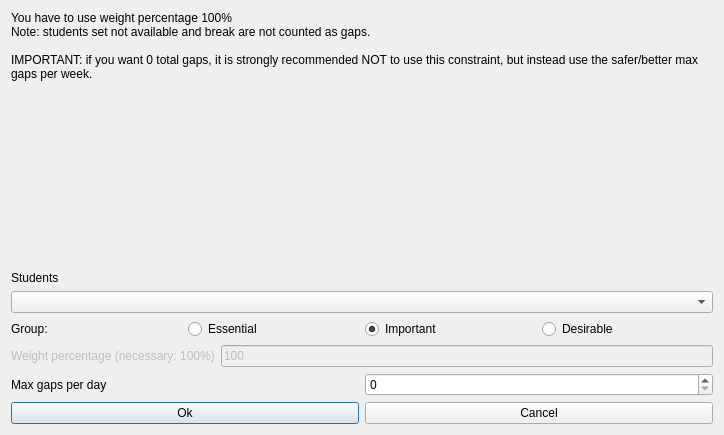
<?xml version="1.0" encoding="UTF-8"?>
<ui version="4.0">
 <class>ModifyConstraintStudentsSetMaxGapsPerDayForm_template</class>
 <widget class="QDialog" name="ModifyConstraintStudentsSetMaxGapsPerDayForm_template">
  <property name="geometry">
   <rect>
    <x>0</x>
    <y>0</y>
    <width>724</width>
    <height>435</height>
   </rect>
  </property>
  <property name="windowTitle">
   <string extracomment="This is the title of the dialog to modify a constraint of this type">Modify students set max gaps per day</string>
  </property>
  <layout class="QVBoxLayout" name="verticalLayout_2">
   <item>
    <widget class="QLabel" name="weightTextLabel_2">
     <property name="sizePolicy">
      <sizepolicy hsizetype="Minimum" vsizetype="Minimum">
       <horstretch>0</horstretch>
       <verstretch>0</verstretch>
      </sizepolicy>
     </property>
     <property name="frameShape">
      <enum>QFrame::NoFrame</enum>
     </property>
     <property name="frameShadow">
      <enum>QFrame::Plain</enum>
     </property>
     <property name="text">
      <string>You have to use weight percentage 100%
Note: students set not available and break are not counted as gaps.

IMPORTANT: if you want 0 total gaps, it is strongly recommended NOT to use this constraint, but instead use the safer/better max gaps per week.</string>
     </property>
     <property name="wordWrap">
      <bool>true</bool>
     </property>
    </widget>
   </item>
   <item>
    <spacer name="spacer9">
     <property name="orientation">
      <enum>Qt::Vertical</enum>
     </property>
     <property name="sizeType">
      <enum>QSizePolicy::Expanding</enum>
     </property>
     <property name="sizeHint" stdset="0">
      <size>
       <width>20</width>
       <height>30</height>
      </size>
     </property>
    </spacer>
   </item>
   <item>
    <layout class="QVBoxLayout" name="verticalLayout">
     <item>
      <widget class="QLabel" name="studentsTextLabel">
       <property name="frameShape">
        <enum>QFrame::NoFrame</enum>
       </property>
       <property name="frameShadow">
        <enum>QFrame::Plain</enum>
       </property>
       <property name="text">
        <string>Students</string>
       </property>
       <property name="wordWrap">
        <bool>false</bool>
       </property>
      </widget>
     </item>
     <item>
      <widget class="QComboBox" name="studentsComboBox">
       <property name="editable">
        <bool>false</bool>
       </property>
       <property name="insertPolicy">
        <enum>QComboBox::NoInsert</enum>
       </property>
       <property name="autoCompletion">
        <bool>false</bool>
       </property>
       <property name="duplicatesEnabled">
        <bool>false</bool>
       </property>
      </widget>
     </item>
    </layout>
   </item>
   <item>
    <layout class="QHBoxLayout" name="horizontalLayout_4">
     <item>
      <widget class="QLabel" name="groupTextLabel">
       <property name="text">
        <string>Group:</string>
       </property>
      </widget>
     </item>
     <item>
      <widget class="QRadioButton" name="essentialRadioButton">
       <property name="text">
        <string>Essential</string>
       </property>
      </widget>
     </item>
     <item>
      <widget class="QRadioButton" name="importantRadioButton">
       <property name="text">
        <string>Important</string>
       </property>
       <property name="checked">
        <bool>true</bool>
       </property>
      </widget>
     </item>
     <item>
      <widget class="QRadioButton" name="desirableRadioButton">
       <property name="text">
        <string>Desirable</string>
       </property>
      </widget>
     </item>
    </layout>
   </item>
   <item>
    <layout class="QHBoxLayout" name="horizontalLayout">
     <item>
      <widget class="QLabel" name="weightTextLabel">
       <property name="enabled">
        <bool>false</bool>
       </property>
       <property name="frameShape">
        <enum>QFrame::NoFrame</enum>
       </property>
       <property name="frameShadow">
        <enum>QFrame::Plain</enum>
       </property>
       <property name="text">
        <string>Weight percentage (necessary: 100%)</string>
       </property>
       <property name="wordWrap">
        <bool>false</bool>
       </property>
      </widget>
     </item>
     <item>
      <widget class="QLineEdit" name="weightLineEdit">
       <property name="enabled">
        <bool>false</bool>
       </property>
       <property name="text">
        <string notr="true">100</string>
       </property>
      </widget>
     </item>
    </layout>
   </item>
   <item>
    <layout class="QHBoxLayout" name="horizontalLayout_2">
     <item>
      <widget class="QLabel" name="textLabel1">
       <property name="text">
        <string>Max gaps per day</string>
       </property>
       <property name="wordWrap">
        <bool>false</bool>
       </property>
      </widget>
     </item>
     <item>
      <widget class="QSpinBox" name="maxGapsSpinBox"/>
     </item>
    </layout>
   </item>
   <item>
    <layout class="QHBoxLayout">
     <item>
      <widget class="QPushButton" name="okPushButton">
       <property name="text">
        <string>Ok</string>
       </property>
      </widget>
     </item>
     <item>
      <widget class="QPushButton" name="cancelPushButton">
       <property name="text">
        <string>Cancel</string>
       </property>
      </widget>
     </item>
    </layout>
   </item>
  </layout>
 </widget>
 <layoutdefault spacing="6" margin="11"/>
 <resources/>
 <connections/>
</ui>
